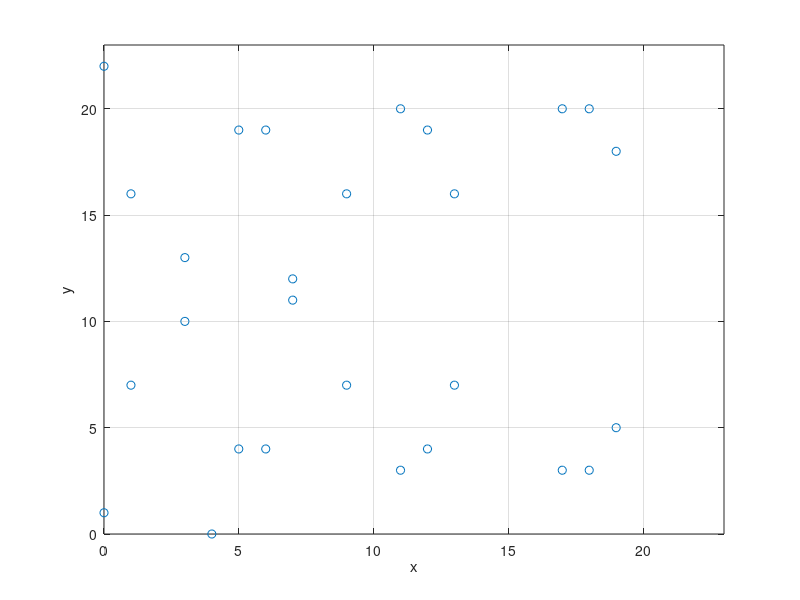

The MATLAB source for this figure: (Note: this script raises an error after producing the figure.)
%
% ECC (Elliptic Curve Cryptography)
%
% example_p326: Stallings, 7th-edition, p.326
% y^2 = x^3 + ax + b
%
clear;
clc;
%
global p a;
p = 23;
a = 1;
b = 1;
%
%
XY = zeros(1, 2); % store every points solution
index = 0;        % total number of points == index + 1
for ix = 0 : p-1
    % y^2 = x^3 + ax + b
    y2 = mod(ix^3 + a*ix+b, p); % y2 <-- y^2
    for iy = 0 : p-1
        if mod(iy^2, p) == y2
            index=index+1;
            XY(index,1)=ix;
            XY(index,2)=iy;
        end
    end
end
%
plot(XY(:, 1), XY(:, 2), 'o');
axis([0, p, 0, p]);
grid on;     % plot dotted grid line mode "on"
xlabel('x');
ylabel('y');
%
%
%
GT = ones(index + 2, 3*index);
for ii = 1 : index 
    G = XY(ii, :);
    GT(1, (ii-1)*3 + 1 : ii*3 - 1) = G;
    for n = 2 : index+2
        P = point_multiplication(G, n);
        GT(n, (ii - 1)*3 + 1 : ii*3 - 1) = P;
    end
end



